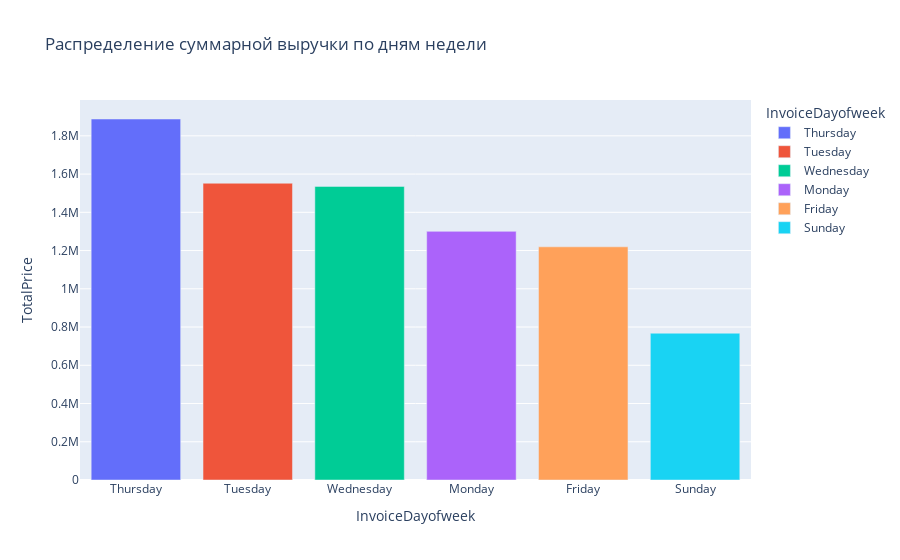

Source (notebook cell):
### Markdown cell above
### Задание 4.6
Постройте визуализацию, отражающую распределение среднего количества заказов по дням недели. Укажите день недели, в который, согласно данным, не совершено ни одного заказа:
* Понедельник
* Вторник
* Среда
* Четверг
* Пятница
* Суббота 
* Воскресенье

### Code cell
mask_dayofweek_totalprice = data.groupby(by=['InvoiceDayofweek'], as_index=False)['TotalPrice'].sum().sort_values(by='TotalPrice', ascending=False)

histplot = px.bar(mask_dayofweek_totalprice, x='InvoiceDayofweek', y='TotalPrice', color='InvoiceDayofweek', title='Распределение суммарной выручки по дням недели')
histplot.show()

### Figure 1 — Plotly figure (JSON) as saved in the notebook; plotly's stock layout.template omitted (floating-point values rounded to 4 significant figures)
{"data": [{"alignmentgroup": "True", "hovertemplate": "InvoiceDayofweek=%{x}<br>TotalPrice=%{y}<extra></extra>", "legendgroup": "Thursday", "marker": {"color": "#636efa", "pattern": {"shape": ""}}, "name": "Thursday", "offsetgroup": "Thursday", "orientation": "v", "showlegend": true, "textposition": "auto", "type": "bar", "x": ["Thursday"], "xaxis": "x", "y": [1888000.0], "yaxis": "y"}, {"alignmentgroup": "True", "hovertemplate": "InvoiceDayofweek=%{x}<br>TotalPrice=%{y}<extra></extra>", "legendgroup": "Tuesday", "marker": {"color": "#EF553B", "pattern": {"shape": ""}}, "name": "Tuesday", "offsetgroup": "Tuesday", "orientation": "v", "showlegend": true, "textposition": "auto", "type": "bar", "x": ["Tuesday"], "xaxis": "x", "y": [1552000.0], "yaxis": "y"}, {"alignmentgroup": "True", "hovertemplate": "InvoiceDayofweek=%{x}<br>TotalPrice=%{y}<extra></extra>", "legendgroup": "Wednesday", "marker": {"color": "#00cc96", "pattern": {"shape": ""}}, "name": "Wednesday", "offsetgroup": "Wednesday", "orientation": "v", "showlegend": true, "textposition": "auto", "type": "bar", "x": ["Wednesday"], "xaxis": "x", "y": [1536000.0], "yaxis": "y"}, {"alignmentgroup": "True", "hovertemplate": "InvoiceDayofweek=%{x}<br>TotalPrice=%{y}<extra></extra>", "legendgroup": "Monday", "marker": {"color": "#ab63fa", "pattern": {"shape": ""}}, "name": "Monday", "offsetgroup": "Monday", "orientation": "v", "showlegend": true, "textposition": "auto", "type": "bar", "x": ["Monday"], "xaxis": "x", "y": [1300385], "yaxis": "y"}, {"alignmentgroup": "True", "hovertemplate": "InvoiceDayofweek=%{x}<br>TotalPrice=%{y}<extra></extra>", "legendgroup": "Friday", "marker": {"color": "#FFA15A", "pattern": {"shape": ""}}, "name": "Friday", "offsetgroup": "Friday", "orientation": "v", "showlegend": true, "textposition": "auto", "type": "bar", "x": ["Friday"], "xaxis": "x", "y": [1220000.0], "yaxis": "y"}, {"alignmentgroup": "True", "hovertemplate": "InvoiceDayofweek=%{x}<br>TotalPrice=%{y}<extra></extra>", "legendgroup": "Sunday", "marker": {"color": "#19d3f3", "pattern": {"shape": ""}}, "name": "Sunday", "offsetgroup": "Sunday", "orientation": "v", "showlegend": true, "textposition": "auto", "type": "bar", "x": ["Sunday"], "xaxis": "x", "y": [767700.0], "yaxis": "y"}], "layout": {"barmode": "relative", "legend": {"title": {"text": "InvoiceDayofweek"}, "tracegroupgap": 0}, "title": {"text": "Распределение суммарной выручки по дням недели"}, "xaxis": {"anchor": "y", "categoryarray": ["Thursday", "Tuesday", "Wednesday", "Monday", "Friday", "Sunday"], "categoryorder": "array", "domain": [0, 1], "title": {"text": "InvoiceDayofweek"}}, "yaxis": {"anchor": "x", "domain": [0, 1], "title": {"text": "TotalPrice"}}}}
